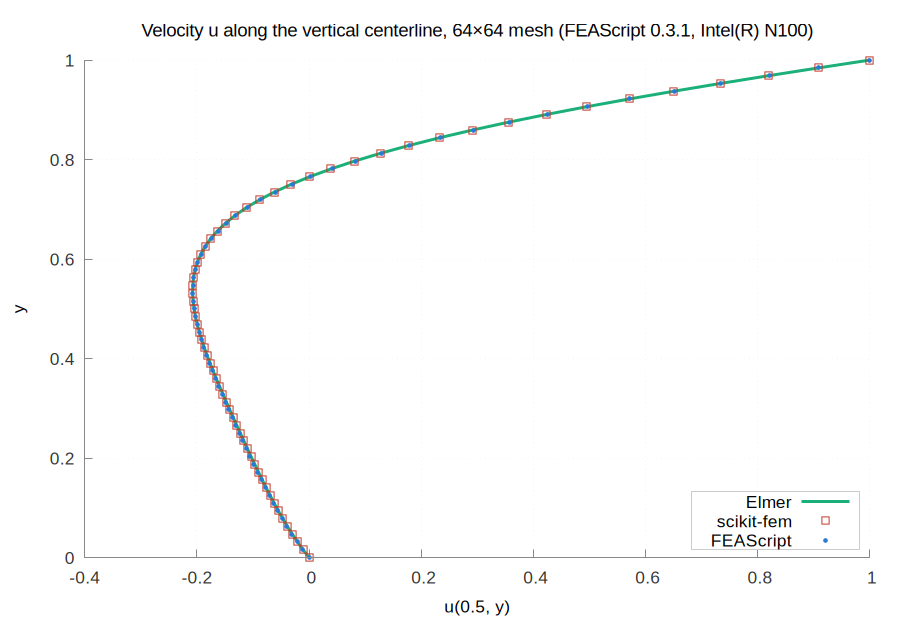

This chart was generated by the following gnuplot code:
set terminal pngcairo size 900,620 font 'Arial,13'
set border 3 lc rgb '#888888'; set tics nomirror tc rgb '#333333'
set grid lc rgb '#e6e6e6' lw 1; set key top left box lc rgb '#cccccc' opaque
set output 'centerline.png'
set title 'Velocity u along the vertical centerline, 64×64 mesh (FEAScript 0.3.1, Intel(R) N100)' font 'Arial,14'
set xlabel 'u(0.5, y)'; set ylabel 'y'; set yrange [0:1]; set key bottom right
plot '../../../../elmer/results/intel-n100/26.2/centerline_Elmer_UMFPACK_64x64.dat' u 2:1 w l lw 3 lc rgb '#1baf7a' t 'Elmer', \
     '../../../../scikit-fem/results/intel-n100/12.0.2/centerline_scikit_fem_SuperLU_64x64.dat' u 2:1 w p pt 4 ps 1.2 lc rgb '#c0392b' t 'scikit-fem', \
     '../../../../feascript/results/intel-n100/0.3.1/node/18.19.1/centerline_FEAScript_sparse_LU_64x64.dat' u 2:1 w p pt 7 ps 0.6 lc rgb '#2a78d6' t 'FEAScript'
